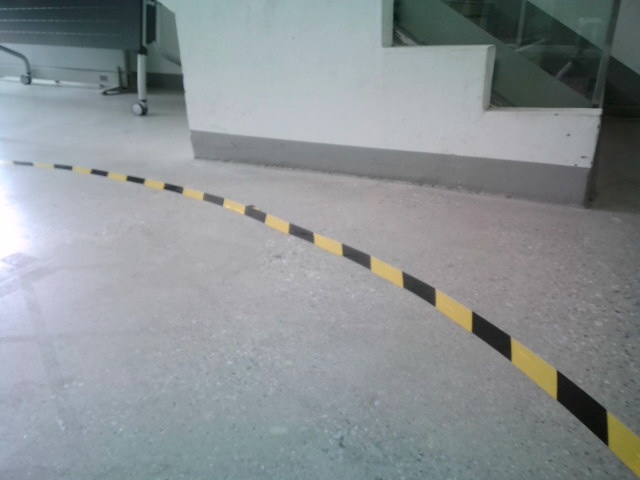
#> input picture caffeine/src/seq/front/07.png, 640 x 480 px; its folder holds 4 pictures in this run
$ jupyter execute --allow-errors ramp_tracker.ipynb
#> lines starting #> are read from the running program, lines starting #| are printed output that depends on the picture; after the words box and inside, x2 and y2 are one past the last pixel; in counts of white or black regions, pixels touching at a corner belong together
[cell 1]
import numpy as np
import cv2
import os
import matplotlib.pyplot as plt

[cell 2]
# read seq
root_path = '../seq/'
front_path = os.path.join(root_path, 'front')
left_path = os.path.join(root_path, 'left')
right_path = os.path.join(root_path, 'right')

seq_list = os.listdir(front_path)
seq_list.sort()

Image wrapping

[cell 3]
forward_src = np.float32([
            (125, 180),
            (0, 440),
            (500, 180),
            (640, 440)
        ])

left_src = np.float32([
            (100, 45),
            (5,415),
            (510, 45),
            (620, 410)
        ])

right_src = np.float32([
            (100, 45),
            (5,415),
            (510, 45),
            (620, 410)
        ])

forward_dst = np.float32([
            (150, 90),
            (170, 440),
            (560, 90),
            (470, 445)
        ])

left_dst = np.float32([
            (140, 60),
            (140, 460),
            (480, 65),
            (480, 445)
        ])

right_dst = np.float32([
            (140, 60),
            (140, 450),
            (480, 65),
            (480, 460)
        ])

def front(img):
    IMAGE_H, IMAGE_W, _ = img.shape

    src = forward_src#np.float32([[249, 399], [549, 399], [289, 0], [509, 0]])
    dst = forward_dst#np.float32([[279, 399], [519, 399], [0, 0], [799, 0]])
    M = cv2.getPerspectiveTransform(src, dst) # The transformation matrix
    Minv = cv2.getPerspectiveTransform(dst, src) # Inverse transformation

    warped_img = cv2.warpPerspective(img, M, (IMAGE_W, IMAGE_H))#[:300] # Image warping
    output = warped_img[90:,:-10]
    return output#cv2.resize(warped_img[200:,100:-100], dsize=(800, 400),interpolation=cv2.INTER_LINEAR)#warped_img

def side_left(img):
    IMAGE_H, IMAGE_W, _ = img.shape

    src = left_src
    dst = left_dst
    M = cv2.getPerspectiveTransform(src, dst) # The transformation matrix
    Minv = cv2.getPerspectiveTransform(dst, src) # Inverse transformation.mkv

    warped_img = cv2.warpPerspective(img, M, (IMAGE_W, IMAGE_H)) # Image warping
    output = warped_img[90:,:]
    # output[left_shift:,:] = output[:-left_shift,:]
    output = cv2.rotate(output, cv2.ROTATE_90_COUNTERCLOCKWISE)#[:,:350]
    # warped_img = cv2.warpPerspective(img, M, (IMAGE_H, IMAGE_W)) # Image warping

    return output

def side_right(img):

    IMAGE_H, IMAGE_W, _ = img.shape

    src = right_src
    dst = right_dst
    M = cv2.getPerspectiveTransform(src, dst) # The transformation matrix
    Minv = cv2.getPerspectiveTransform(dst, src) # Inverse transformation.mkv

    warped_img = cv2.warpPerspective(img, M, (IMAGE_W, IMAGE_H)) # Image warping
    output = warped_img[90:,:]
    output = cv2.rotate(output, cv2.ROTATE_90_CLOCKWISE)#[:,:350]
    # warped_img = cv2.warpPerspective(img, M, (IMAGE_H, IMAGE_W)) # Image warping
    return output

[cell 4]
def image_clean(input):
    H, W = input.shape[:2]
    # using morphology
    kernel = cv2.getStructuringElement(cv2.MORPH_ELLIPSE, (9,9))
    clean = cv2.morphologyEx(input, cv2.MORPH_OPEN, kernel)
    kernel = cv2.getStructuringElement(cv2.MORPH_ELLIPSE, (15,15))
    img_clean = cv2.morphologyEx(clean, cv2.MORPH_CLOSE, kernel)

    return img_clean

def hsv(img, color='yellow'):

    hsv = cv2.cvtColor(img, cv2.COLOR_RGB2HSV)
    hls = cv2.cvtColor(img, cv2.COLOR_RGB2HLS)

    if color == 'green':
        mask = cv2.inRange(hsv, (25, 60, 50), (86, 255, 255))
    elif color == 'red':
        mask = cv2.inRange(hsv, (115, 100, 50), (130, 255, 255))
    elif color == 'blue':
        mask = cv2.inRange(hsv, (10, 150, 50), (30, 255, 255))
    elif color == 'yellow':
        mask = cv2.inRange(hsv, (40, 60, 80), (160, 255, 255))
    elif color == 'black':
        mask = cv2.inRange(hls, (0, 0, 0), (180, 100, 255))

    imask = mask > 0
    temp = np.zeros_like(hsv, np.uint8)
    temp[imask] = 255
    output = image_clean(temp[:,:,0])
    # plt.imshow(cv2.cvtColor(output, cv2.COLOR_BGR2RGB))

    return output

[cell 5]
def merge(head, left, right):
        # horizontal = np.concatenate([np.zeros((640,179,3)),left,np.zeros((640,236,3)),right,np.zeros((640,179,3))],1)
        head = cv2.cvtColor(head, cv2.COLOR_GRAY2RGB)
        left = cv2.cvtColor(left, cv2.COLOR_GRAY2RGB)
        right = cv2.cvtColor(right, cv2.COLOR_GRAY2RGB)
        car_width = 650
        car_height = 640+170
        head_H = 0
        side_H, side_W, _ = left.shape
        head_H, head_W, _ = head.shape
        total_width = car_width+side_W+side_W


        coordi = np.zeros((side_H, car_width, 3))
        mid_y = coordi.shape[0]//2
        mid_x = coordi.shape[1]//2
        # print(mid_y, mid_x)
        cv2.line(coordi, (mid_x, mid_y), (mid_x-100, mid_y), (255,0,0), 5)
        cv2.line(coordi, (mid_x, mid_y), (mid_x, mid_y-100), (0,0,255), 5)
        horizontal = np.concatenate([left, coordi, right],1)
        horizontal = cv2.resize(horizontal, dsize=(horizontal.shape[1],800), interpolation = cv2.INTER_LINEAR)
        head = cv2.resize(head, dsize=(total_width,600), interpolation = cv2.INTER_LINEAR)
        head_H, _, _= head.shape

        bev_wo_car = np.concatenate([head, horizontal], 0)
        bev_wo_car = bev_wo_car.astype(np.uint8)
        return bev_wo_car

[cell 6]
img_f = cv2.imread(os.path.join(front_path, seq_list[2]))
#> img_f is the input picture: shape (480, 640, 3); mean B, G, R 147.7, 145.1, 139
img_l = cv2.imread(os.path.join(left_path, seq_list[2]))
img_r = cv2.imread(os.path.join(right_path, seq_list[2]))
# plt.imshow(cv2.cvtColor(img_f, cv2.COLOR_BGR2RGB))
img_ft = front(img_f)
img_lt = side_left(img_l)
img_rt = side_right(img_r)
#> in side_right, `warped_img = cv2.warpPerspective(img, M, (IMAGE_W, IMAGE_H))`:
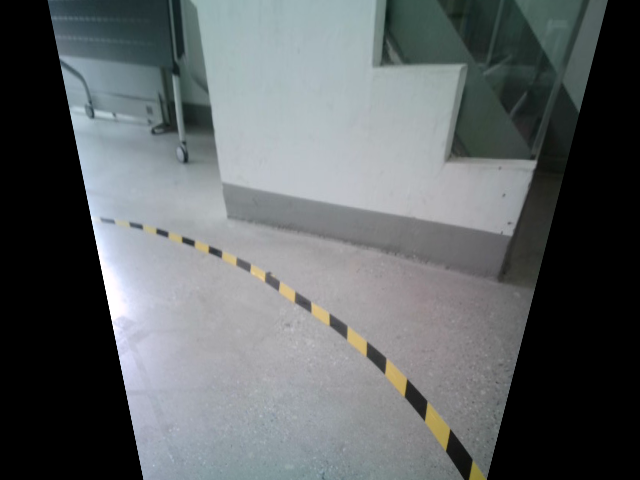
#> warped_img: shape (480, 640, 3); mean B, G, R 102, 100.4, 95.6
#> in side_right, `output = cv2.rotate(output, cv2.ROTATE_90_CLOCKWISE)#[:,:350]`:
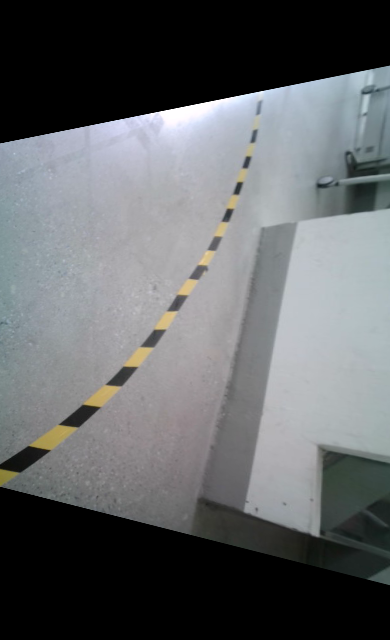
#> output: shape (640, 390, 3); mean B, G, R 102.9, 100.9, 98.4

img_ft_hsv = hsv(img_ft)
#> in hsv, `hsv = cv2.cvtColor(img, cv2.COLOR_RGB2HSV)`: hsv: shape (390, 630, 3); mean H, S, V 64.5, 10.1, 116.2
#> in hsv, `hls = cv2.cvtColor(img, cv2.COLOR_RGB2HLS)`: hls: shape (390, 630, 3); mean of channels 0, 1, 2 64.5, 113, 14.6
#> in hsv, `mask = cv2.inRange(hsv, (40, 60, 80), (160, 255, 255))`:
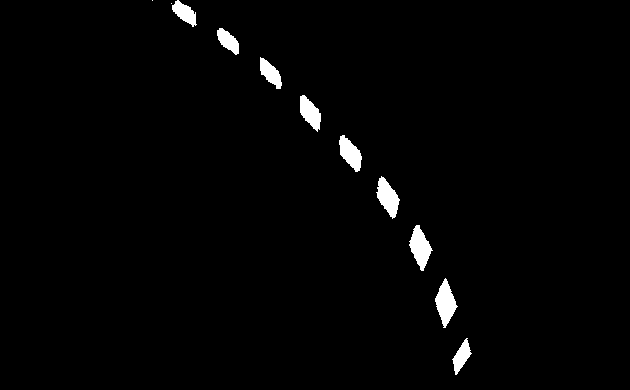
#> mask: shape (390, 630); 1.7% white; 11 white regions (2 under 20 px), largest, box (x1, y1, x2, y2) and area: (435, 278, 458, 328) 614, (409, 225, 433, 271) 594, (376, 176, 400, 219) 555
#> img_ft_hsv: shape (390, 630); 1.5% white; 9 white regions, largest, box (x1, y1, x2, y2) and area: (435, 283, 457, 323) 565, (410, 228, 432, 267) 547, (377, 178, 399, 216) 525
img_lt_hsv = hsv(img_lt)
#> in hsv (call 2), `hsv = cv2.cvtColor(img, cv2.COLOR_RGB2HSV)`: hsv: shape (640, 390, 3); mean H, S, V 38.8, 12.6, 104.7
#> in hsv (call 2), `hls = cv2.cvtColor(img, cv2.COLOR_RGB2HLS)`: hls: shape (640, 390, 3); mean of channels 0, 1, 2 38.7, 101.2, 13.7
#> in hsv (call 2), `mask = cv2.inRange(hsv, (40, 60, 80), (160, 255, 255))`: mask: shape (640, 390); 0.95% white; 12 white regions (2 under 20 px), largest, box (x1, y1, x2, y2) and area: (303, 187, 348, 212) 554, (264, 229, 298, 251) 395, (357, 154, 390, 172) 375
#> img_lt_hsv: shape (640, 390); 0.72% white; 6 white regions, box (x1, y1, x2, y2) and area: (307, 188, 344, 212) 518, (267, 229, 295, 250) 356, (362, 154, 390, 171) 354, (237, 267, 258, 288) 255, (215, 304, 231, 322) 176, (195, 339, 209, 355) 134
img_rt_hsv = hsv(img_rt)
#> in hsv (call 3), `hsv = cv2.cvtColor(img, cv2.COLOR_RGB2HSV)`: hsv: shape (640, 390, 3); mean H, S, V 39.8, 12.4, 104.1
#> in hsv (call 3), `hls = cv2.cvtColor(img, cv2.COLOR_RGB2HLS)`: hls: shape (640, 390, 3); mean of channels 0, 1, 2 39.7, 100.7, 13.3
#> in hsv (call 3), `mask = cv2.inRange(hsv, (40, 60, 80), (160, 255, 255))`: mask: shape (640, 390); 0.89% white; 12 white regions (2 under 20 px), largest, box (x1, y1, x2, y2) and area: (29, 425, 77, 451) 590, (83, 384, 119, 408) 421, (124, 347, 152, 368) 302
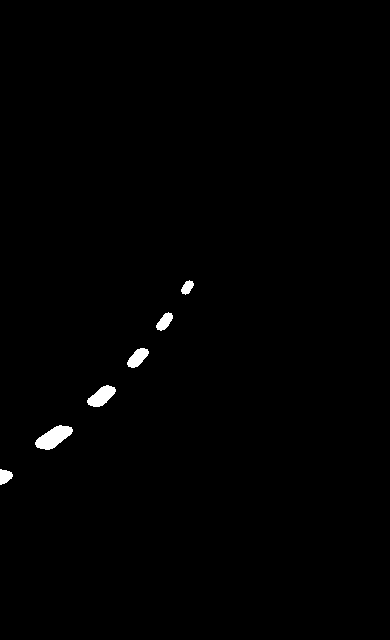
#> img_rt_hsv: shape (640, 390); 0.66% white; 6 white regions, box (x1, y1, x2, y2) and area: (35, 425, 73, 450) 543, (87, 385, 116, 407) 374, (127, 348, 149, 368) 263, (156, 312, 173, 331) 187, (0, 469, 13, 485) 147, (181, 280, 194, 295) 122

# [6 lines of commented-out code are left out]

[cell 7]
x = merge(img_ft_hsv, img_lt_hsv, img_rt_hsv)
#> in merge, `cv2.line(coordi, (mid_x, mid_y), (mid_x, mid_y-100), (0,0,255), 5)`:
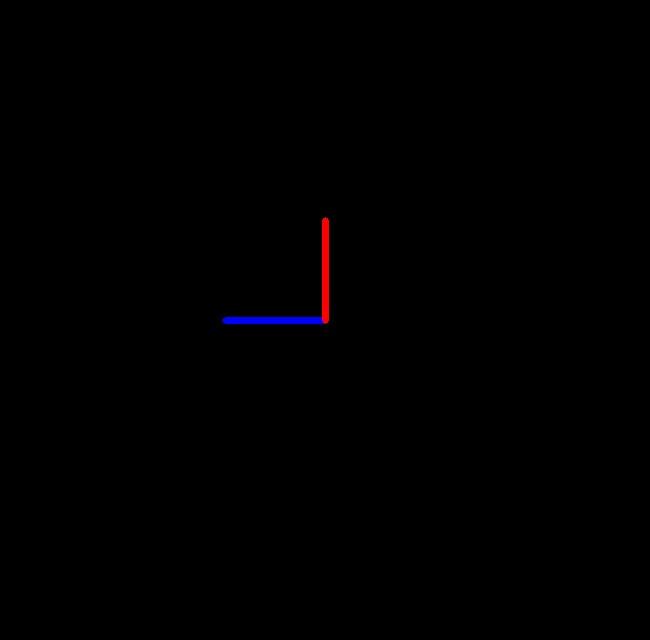
#> coordi: shape (640, 650, 3) float64; mean of channels 0, 1, 2 0.4, 0, 0.4; drawn as B, G, R
#> in merge, `horizontal = np.concatenate([left, coordi, right],1)`:
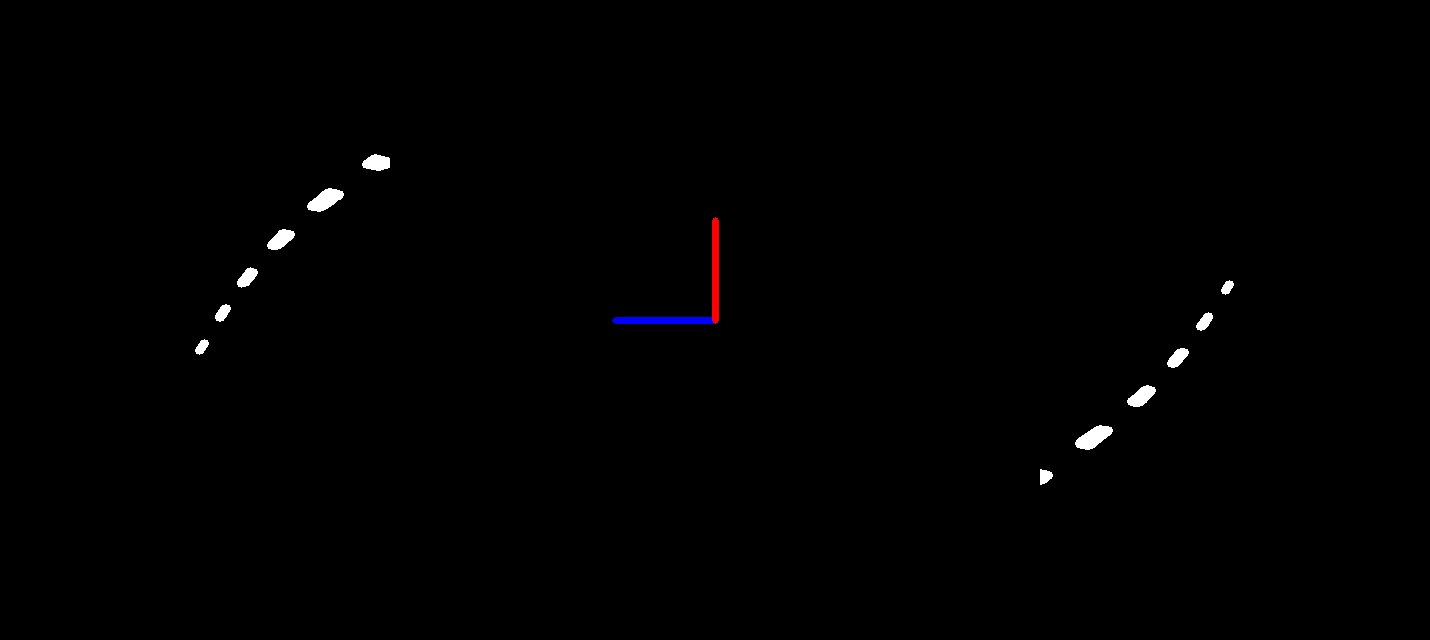
#> horizontal: shape (640, 1430, 3) float64; mean B, G, R 1.1, 1, 1.2
#> in merge, `horizontal = cv2.resize(horizontal, dsize=(horizontal.shape[1],800), i..`:
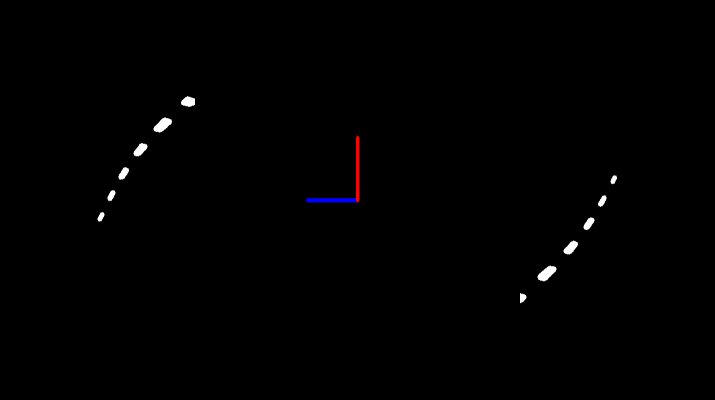
#> horizontal: shape (800, 1430, 3) float64 (shown at 1/2 size); mean B, G, R 1.1, 1, 1.2
#> in merge, `head = cv2.resize(head, dsize=(total_width,600), interpolation = cv2.I..`:
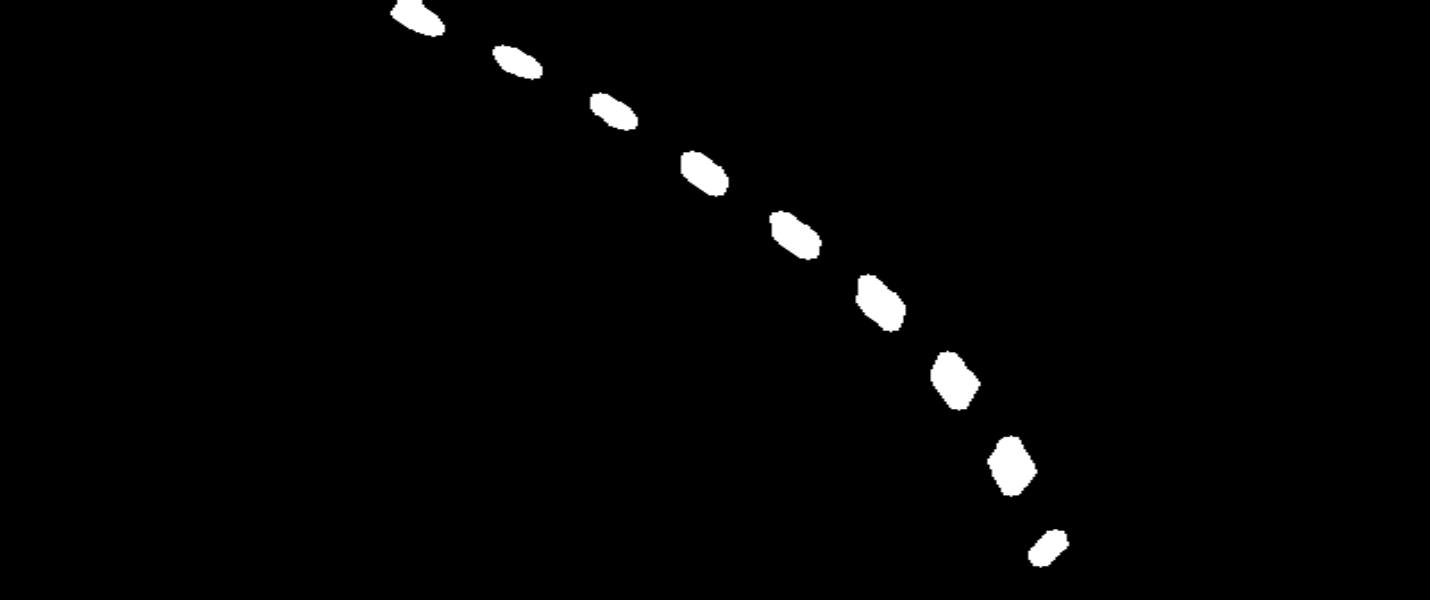
#> head: shape (600, 1430, 3); min 0, max 255, mean 3.9
type(x)
# x = cv2.cvtColor(x, cv2.COLOR_GRAY2RGB)
plt.imshow(cv2.cvtColor(x, cv2.COLOR_BGR2RGB))
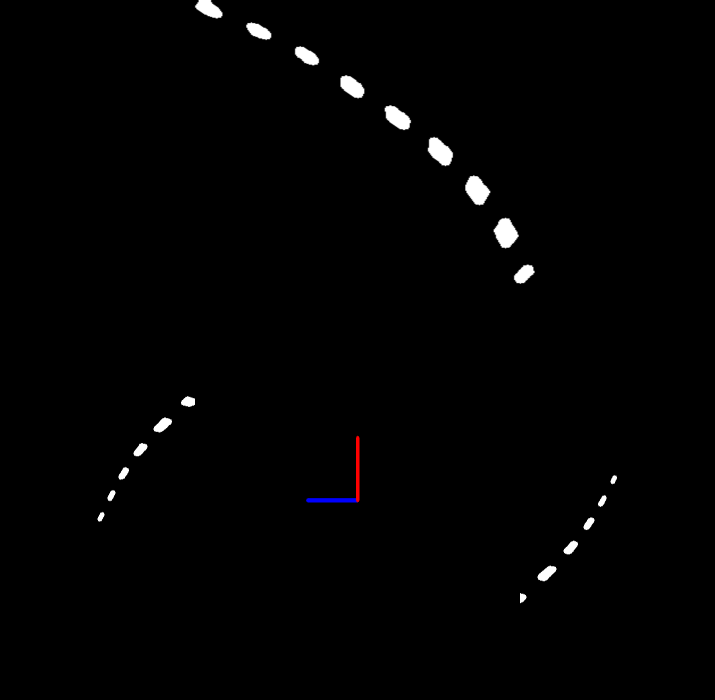
#> shown: shape (1400, 1430, 3) (shown at 1/2 size); mean R, G, B 2.3, 2.2, 2.3

[cell 8]
img_out = cv2.cvtColor(img_ft_hsv, cv2.COLOR_BGR2RGB)
img_out_bi = img_ft_hsv
# img_out = img_ft_hsv
# print(type(img_warped_croped))
# HYPERPARAMETERS
# Choose the number of sliding windows
check_left = False
check_right = False
nwindows = 10


# Set the width of the windows +/- margin
margin = 50

# Set minimum number of pixels found to recenter window
minpix = 50

# Set height of windows - based on nwindows above and image shape
window_height = np.int64(img_out.shape[0]//nwindows)
#> window_height = 39


# Take a histogram of the bottom half of the image
# histogram = np.sum(img_out[img_out.shape[0]-window_height:img_out.shape[0],:], axis=0)
histogram = np.sum(img_out_bi[200:], axis=0)
#> histogram = 630 values, max 10200 at index 445, min 0 at index 0, mean 647.6
plt.plot(histogram)
plt.show()
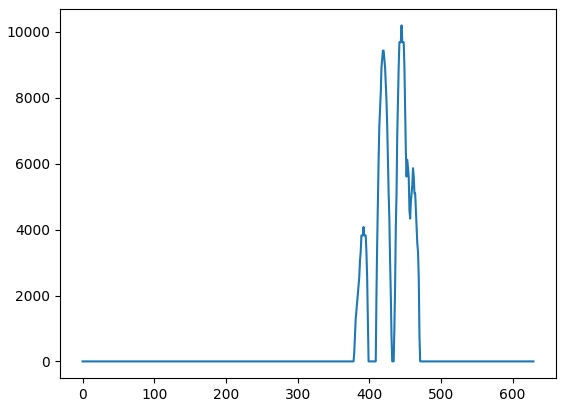
#> figure drawn by matplotlib, 1 panel; curve peaks at x = 445, y = 10200

# find lane
midpoint = np.int64(histogram.shape[0]//2)
#> midpoint = 315
leftx_base = np.argmax(histogram[:midpoint])
#> leftx_base = 0
if leftx_base != 0:
    check_left = True
rightx_base = np.argmax(histogram[midpoint:])
#> rightx_base = 130
if rightx_base != 0:
    rightx_base = rightx_base + midpoint
#> rightx_base = 445
    check_right = True


print(leftx_base, rightx_base)
#| 0 445

# find nonzero value in out_img
nonzero = img_out.nonzero()
nonzeroy = np.array(nonzero[0])
#> nonzeroy = 11328 values from 0 to 368
nonzerox = np.array(nonzero[1])
#> nonzerox = 11328 values, max 470 at index 10752, min 172 at index 270, mean 350.7

# Current positions to be updated later for each window in nwindows
leftx_current = leftx_base
#> leftx_current = 0
rightx_current = rightx_base
#> rightx_current = 445

# Create empty lists to receive left and right lane pixel indices
left_lane_inds = []
right_lane_inds = []

# Step through the windows one by one
# for window in range(nwindows):
#> (the rest of this cell did not finish here and is left out)
